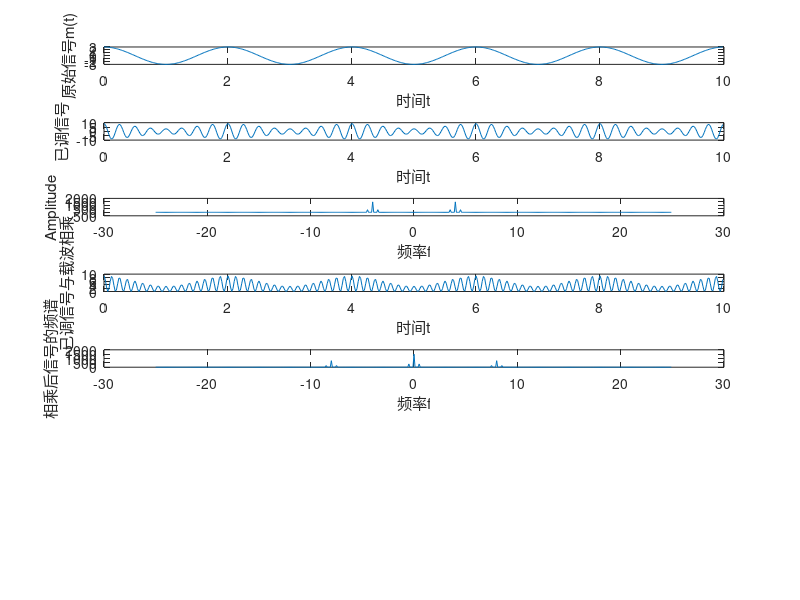

Recreate this plot in MATLAB. (Note: this script raises an error after producing the figure.)
clc;
%AM Modulation
%此时调制指数u=Am/Ac=0.6
Am = 3;
Ac = 6;
fm = 0.5;
fc = 4;

fs = 50; %采样频率为50Hz
t = 0:1/fs:10-1/fs;

m_t = Am*cos(2*pi*fm*t);
Am_signal = (m_t + Ac).*cos(2*pi*fc*t);

figure('NumberTitle', 'off', 'Name','AM信号的调制与相干解调');
subplot(7,1,1);
plot(t,m_t);
xlabel('时间t');
ylabel('原始信号m(t)');



subplot(7,1,2);
plot(t,Am_signal);
axis([0 10 -10 10]);
xlabel('时间t');
ylabel('已调信号');

%绘制频谱
N = length(t); %获取时域采样点数,共500个点
z = real(fft(Am_signal)); %DFT变换
f = (0:N-1)*fs/N;

z2 = fftshift(z);
f2 = (-N/2:N/2-1)*fs/N; %频域重排

subplot(7,1,3);
plot(f2,z2); %显示的是DFT频谱
xlabel('频率f');
ylabel('Amplitude');

%Demodulation(解调)
AM_mod = Am_signal.*cos(2*pi*fc*t);
subplot(7,1,4);
plot(t,AM_mod);
xlabel('时间t');
ylabel('已调信号与载波相乘');
%plot(t,AM_mod);

spectrum_AM_mod = abs(fft(AM_mod));
subplot(7,1,5);
plot(f2,fftshift(spectrum_AM_mod));
xlabel('频率f');
ylabel('相乘后信号的频谱');

pass_band = 1; %低通截止频率为1Hz
lowpass_spectrum = lowpass_filter(f2,fftshift(spectrum_AM_mod),pass_band); %通过理想低通滤波器后的频谱特性
subplot(7,1,6);
plot(f2,lowpass_spectrum);
xlabel('频率f');
ylabel('理想低通后的频谱');

rec_signal = real(ifft(fftshift(lowpass_spectrum))); %恢复出的时域信号，此时还包括直流分量Ac/2,且原信号的幅度变为原来的一半
subplot(7,1,7);
plot(t,rec_signal);
xlabel('时间t');
ylabel('相干解调恢复出的信号');